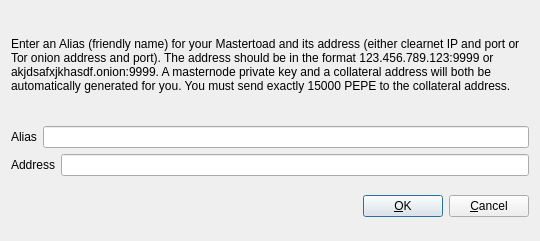
<?xml version="1.0" encoding="UTF-8"?>
<ui version="4.0">
 <class>AddEditAdrenalineNode</class>
 <widget class="QDialog" name="AddEditAdrenalineNode">
  <property name="geometry">
   <rect>
    <x>0</x>
    <y>0</y>
    <width>540</width>
    <height>241</height>
   </rect>
  </property>
  <property name="windowTitle">
   <string>Add/Edit Mastertoad</string>
  </property>
  <property name="modal">
   <bool>true</bool>
  </property>
  <layout class="QVBoxLayout" name="verticalLayout">
   <item>
    <layout class="QVBoxLayout" name="verticalLayout_2">
     <property name="topMargin">
      <number>0</number>
     </property>
     <property name="bottomMargin">
      <number>0</number>
     </property>
     <item>
      <widget class="QLabel" name="label_3">
       <property name="sizePolicy">
        <sizepolicy hsizetype="Preferred" vsizetype="Expanding">
         <horstretch>0</horstretch>
         <verstretch>0</verstretch>
        </sizepolicy>
       </property>
       <property name="text">
        <string>&lt;html&gt;&lt;head/&gt;&lt;body&gt;&lt;p&gt;Enter an Alias (friendly name) for your Mastertoad and its address (either clearnet IP and port or Tor onion address and port).  The address should be in the format 123.456.789.123:9999 or akjdsafxjkhasdf.onion:9999.  A masternode private key and a collateral address will both be automatically generated for you.  You must send exactly 15000 PEPE to the collateral address.&lt;/p&gt;&lt;/body&gt;&lt;/html&gt;</string>
       </property>
       <property name="wordWrap">
        <bool>true</bool>
       </property>
      </widget>
     </item>
     <item>
      <layout class="QHBoxLayout" name="horizontalLayout">
       <property name="bottomMargin">
        <number>0</number>
       </property>
       <item>
        <widget class="QLabel" name="label">
         <property name="text">
          <string>Alias</string>
         </property>
        </widget>
       </item>
       <item>
        <widget class="QLineEdit" name="aliasLineEdit"/>
       </item>
      </layout>
     </item>
     <item>
      <layout class="QHBoxLayout" name="horizontalLayout_2">
       <property name="bottomMargin">
        <number>0</number>
       </property>
       <item>
        <widget class="QLabel" name="label_2">
         <property name="text">
          <string>Address</string>
         </property>
        </widget>
       </item>
       <item>
        <widget class="QLineEdit" name="addressLineEdit"/>
       </item>
      </layout>
     </item>
     <item>
      <layout class="QHBoxLayout" name="horizontalLayout_3">
       <property name="bottomMargin">
        <number>0</number>
       </property>
      </layout>
     </item>
    </layout>
   </item>
   <item>
    <layout class="QHBoxLayout" name="horizontalLayout_Buttons">
     <item>
      <spacer name="horizontalSpacer_1">
       <property name="orientation">
        <enum>Qt::Horizontal</enum>
       </property>
       <property name="sizeHint" stdset="0">
        <size>
         <width>40</width>
         <height>48</height>
        </size>
       </property>
      </spacer>
     </item>
     <item>
      <widget class="QLabel" name="statusLabel">
       <property name="font">
        <font>
         <weight>75</weight>
         <bold>true</bold>
        </font>
       </property>
       <property name="text">
        <string/>
       </property>
       <property name="textFormat">
        <enum>Qt::PlainText</enum>
       </property>
       <property name="wordWrap">
        <bool>true</bool>
       </property>
      </widget>
     </item>
     <item>
      <spacer name="horizontalSpacer_2">
       <property name="orientation">
        <enum>Qt::Horizontal</enum>
       </property>
       <property name="sizeHint" stdset="0">
        <size>
         <width>40</width>
         <height>48</height>
        </size>
       </property>
      </spacer>
     </item>
     <item>
      <widget class="QPushButton" name="okButton">
       <property name="text">
        <string>&amp;OK</string>
       </property>
      </widget>
     </item>
     <item>
      <widget class="QPushButton" name="cancelButton">
       <property name="text">
        <string>&amp;Cancel</string>
       </property>
       <property name="autoDefault">
        <bool>false</bool>
       </property>
      </widget>
     </item>
    </layout>
   </item>
  </layout>
 </widget>
 <resources/>
 <connections/>
</ui>
